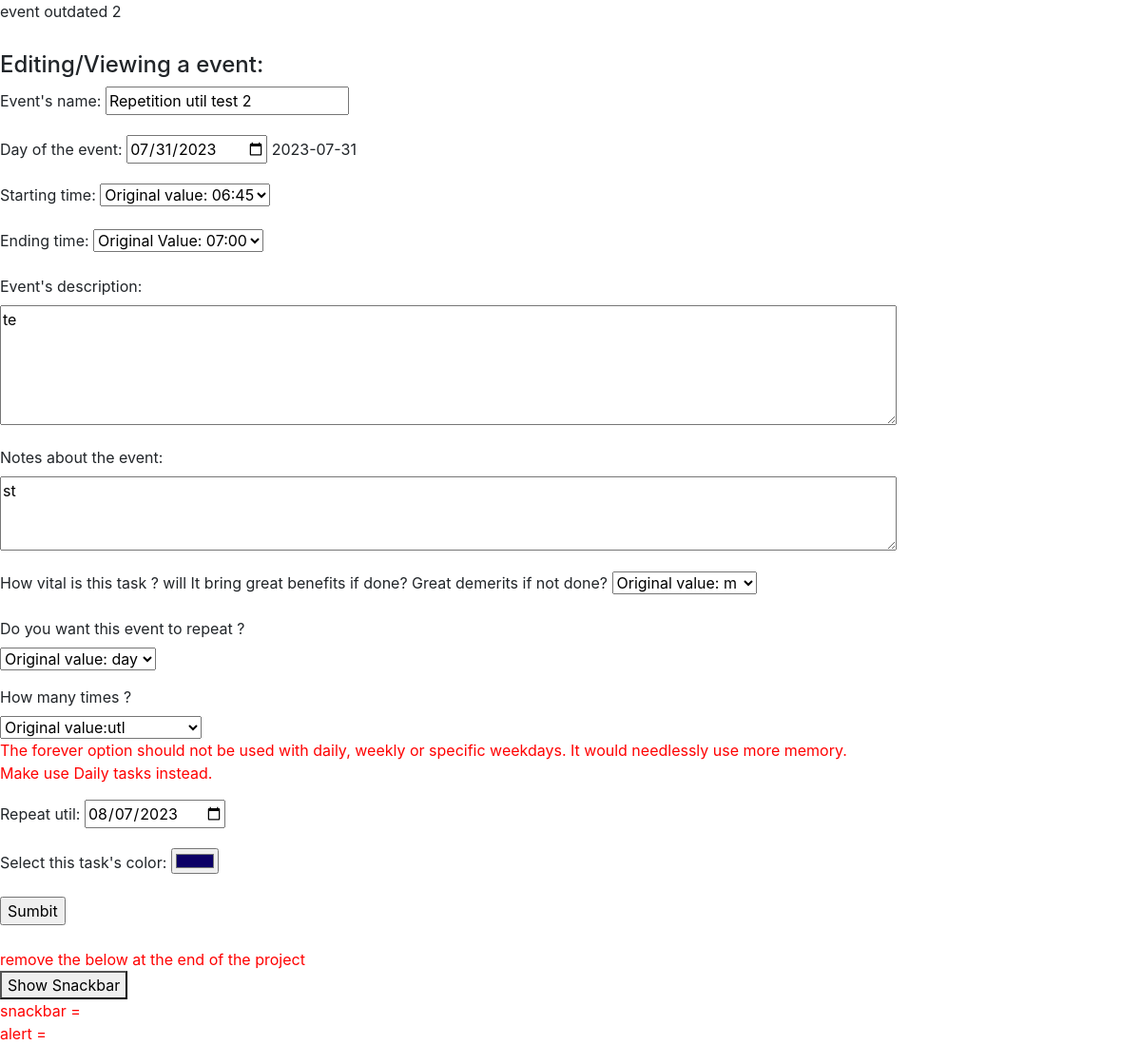
The page /old/53 on the database its author committed.
### appointment/models.py (models this page shows, shortened)
class Event(models.Model):
    title = models.CharField(u"Event's name",max_length=200, unique=True)
    day = models.DateField(u'Day of the event', help_text=u"Format: year-month-day",)
    start_time = models.TimeField(u'Starting time',choices= start_choices)
    end_time = models.TimeField(u'Ending time', choices = end_choices)
    description = models.TextField(u"Event's description",blank=True, null=True)
    notes = models.TextField(u'Textual Notes', help_text=u'Textual Notes', blank=True, null=True)
    importance = models.CharField(u"How vital is this event ? will It bring great benefits if done? Great demerits if not done?",
        max_length=2,
        choices= priority_choices,
        default=medium,
    )
    nvr="nvr"
    dly="day"
    wek="wek"
    mth="mth"
    yea="yea"
    wkd="wkd"
    evd="edv"
    repeat_choices = [
        (nvr, 'never'),
        (dly, 'daily'),
        (wek, 'weekly'),
        (mth, 'monthly'),
        (yea, 'yearly'),
        (wkd, 'specific weekdays'),
    ]
    repeat= models.CharField(u'when to repeat ?',
        max_length=3,
        choices= repeat_choices,
        default=nvr,
    )
    today_weekday = (int(x.strftime('%w')) + int(2))
    repeat_wkd = models.ManyToManyField(
        WeekDay,
        related_name="Todayevent",
        blank=True,
        )
    monday=models.BooleanField(default=False)
    tuesday=models.BooleanField(default=False)
    wednesday=models.BooleanField(default=False)
    thursday=models.BooleanField(default=False)
    friday=models.BooleanField(default=False)
    saturday=models.BooleanField(default=False)
    sunday=models.BooleanField(default=False)
    frv="frv"
    spc="spc"
    utl="utl"
    repeatd_choices = [
        (frv, 'Forever'),
        (spc, 'Specific number of times'),
        (utl, 'Util'),
    ]
    repeatd = models.CharField(u'How many times ?',
        max_length=3,
        choices= repeatd_choices,
        default=frv,
    )
    repeatutil = models.DateField(u'Repeat util', help_text=u"Format: year-month-day",null=True, blank=True)
    repeatnumber = models.IntegerField(u'number of repetitions',default=1)
    color = models.CharField(u"Color in the planner/calendar",max_length= 9,blank=True,null=True)

### appointment/views.py (the view, shortened to what this page needs)
# urls.py: path('old/<int:id>',views.event_outdated, name='event_outdated'),
def event_outdated(request,id):
    error=request.POST or None
    if id == 0:
        event=[]
        thisweekday =""
        start_time=""
        end_time=""
        dateu=""
        date=""
        if request.method == "POST":
            event = forms.eventForm(request.POST or None)
            print(f"form = {event}")
            if event.is_valid():
                event.save()
                event = []
            else:
                event=models.Event()
                event.title = request.POST['title']
                event.day = request.POST['day']
                event.start_time = request.POST['start_time']
                event.end_time = request.POST['end_time']
                event.description = request.POST['description']
                event.notes = request.POST['notes']
                event.repeat = request.POST['repeat']
                print("wkd")
                print((request.POST.getlist('repeat_wkd')))
                wkdlist=(request.POST.getlist('repeat_wkd'))
                event.repeatd = request.POST['repeatd']
                event.repeatutil = request.POST['repeatutil']
                event.repeatnumber = request.POST['repeatnumber']
                event.color=request.POST['color']
                thisweekday=[]
                k = 1
                for d,n in weekday:
                    for x in wkdlist:
                        print(f" n = {n} and x = {x}")
                        if int(n) == int(x):
                            thisweekday.append((d,n,1))
                            k = 0
                            print("added")
                    if k == 1 :
                        thisweekday.append((d,n,0))
                        print("not added")
                    k = 1
                thisweekday = tuple (thisweekday)
                print(f"thisweekday = {thisweekday}")
                print(f"event.day = {event.day}")
                y = event.day
                year = f"{y[0]}{y[1]}{y[2]}{y[3]}"
                month = f"{y[5]}{y[6]}"
                day= f"{y[8]}{y[9]}"
                print(event.day)
                print(f"date {year} - {month} - {day}")
                date=f"{year}-{month}-{day}"
                print(f"date = {date}")
                if event.repeatutil:
                    y = event.repeatutil
                    year = f"{y[0]}{y[1]}{y[2]}{y[3]}"
                    month = f"{y[5]}{y[6]}"
                    day= f"{y[8]}{y[9]}"
                    dateu =f"{year}-{month}-{day}"
                else:
                    dateu=""
                print(f"start_time = {event.start_time}")
                print(f"lengt of start_time = {len(event.start_time)}")
                if len(event.start_time) == 4:
                    y = event.start_time
                    start_time= f'{y[0]}:{y[2]}{y[3]}'
                else:
                    y = event.start_time
                    start_time= f'{y[0]}{y[1]}:{y[3]}{y[4]}'
                if len(event.end_time) == 4:
                    y = event.end_time
                    end_time= f'{y[0]}:{y[2]}{y[3]}'
                else:
                    y = event.end_time
                    end_time= f'{y[0]}{y[1]}:{y[3]}{y[4]}'
                nevent = forms.eventForm(request.POST or None)
                print("something went wrong")
                error = "something went wrong"
        return render(request, "event_outdated2.html",{"event":event,"start":start,"end":end,"error":error,
                    "thisweekday":thisweekday,"start_time":start_time,"end_time":end_time, "dateu":dateu, "date":date,})
    else:
        event=models.Event.objects.get(id=id)
        day=event.day.strftime("%d")
        month=event.day.strftime("%m")
        year=event.day.strftime("%Y")
        date=f"{year}-{month}-{day}"
        if event.repeatutil:
            dateu = f'{event.repeatutil.strftime("%Y")}-{event.repeatutil.strftime("%m")}-{event.repeatutil.strftime("%d")}'
        else:
            dateu=""
        start_time = f'{event.start_time.strftime("%H")}:{event.start_time.strftime("%M")}'
        end_time = f'{event.end_time.strftime("%H")}:{event.end_time.strftime("%M")}'
        nevent = forms.eventForm(request.POST or None)
        if request.method == "GET":
            event=models.Event.objects.get(id=id)
            error = ""
        thisweekday=[]
        k = 1
        for d,n in weekday:
            for x in event.repeat_wkd.all():
                if n == x.id:
                    thisweekday.append((d,n,1))
                    k = 0
            if k == 1 :
                thisweekday.append((d,n,0))
            k = 1
        thisweekday = tuple (thisweekday)
        print(f"This is weekday = {thisweekday}")
        return render(request,"event_outdated2.html",{"start":start,"end":end,"start_time":start_time,
                    "end_time":end_time,"event":event,"date":date,"error":error,"thisweekday":thisweekday,
                     "dateu":dateu,})

### appointment/templates/event_outdated2.html (shortened to what this page needs)
{% extends 'base_calendar.html' %}
{% block content %}
event outdated 2
{% if event.id %}
    <form id="event" style="margin-top: 30px;" action="/event/{{event.id}}" method="post" >
      <h4> Editing/Viewing a event: </h4>
      {% else %}
    <form id="event" style="margin-top: 30px;" action="/event/0" method="post" >
    <h4> Creating a new event: </h4>
    {% endif %}
      <p>
  <label for="id_title">Event's name:</label>
  <input type="text" name="title" maxlength="200" value="{{event.title}}" required="" id="id_title">
</p>
<p>
  <label for="id_day">Day of the event:</label>
  <input type="date" name="day" value="{{date}}"  required="" id="id_day">
  {{date}}
</p>
<p>
  <label for="id_start_time">Starting time:</label>
  <select name="start_time"  required="" id="id_start_time">
    {% if start_time %}
    <option value="{{start_time}}" selected="">Original value: {{start_time}}</option>
    {% else %}
    <option value="" selected="">---------</option>
    {% endif %}
</select>
</p>
<p>
    <label for="id_end_time">Ending time:</label>
    <select name="end_time"  required="" id="id_end_time">
      {% if end_time %}
      <option value="{{end_time}}" selected="">Original Value: {{end_time}}</option>
      {% else %}
      <option value="" selected="">---------</option>
      {% endif %}
</select>
</p>
<p>
  <label for="id_description">Event's description:</label><br>
  <textarea name="description" cols="90" rows="5" id="id_description">{{event.description}}</textarea>
</p>
<p>
  <label for="id_notes">Notes about the event:</label><br>
  <textarea name="notes" cols="90" rows="3" id="id_notes">{{event.notes}}</textarea>
</p>
<p>
  <label for="id_importance">How vital is this task ? will It bring great benefits if done? Great demerits if not done?</label>
  <select name="importance" id="id_importance">
    {% if event.importance %}
    <option value="{{event.importance}}" selected="">Original value: {{event.importance}}</option>
    {% else %}
    <option value="m" selected="">desirable</option>
    {% endif %}
</select>
</p>
<p>
  <label for="id_repeat">Do you want this event to repeat ?</label><br>
  <select name="repeat" id="id_repeat" onchange="rp()">
    {% if event.repeat %}
    <option value="{{event.repeat}}" selected="">Original value: {{event.repeat}}</option>
    {% else %}
    <option value="nvr" selected="">Never</option>
    {% endif %}
</select>
</p>
<p id="R" style="display:none" >
  <label for="id_repeatd">How many times ?</label><br>
  <select name="repeatd" id="id_repeatd" onchange="hm()">
    {% if event.repeatd %}
<option class = "{{event.repeatd}}" =  value="{{event.repeatd}}" selected="" >Original value:{{event.repeatd}}</option>
{% else %}
<option id='fr' value="frv" selected="" >Forever</option>
{% endif %}
</select>
<span id='explanation' style="color:red; display:none ">The forever option should not be used with daily,
  weekly or specific weekdays. It would needlessly use more memory.<br>
  Make use Daily tasks instead. </span>
</p>
<p id ="U"style="display:none">
  <label for="id_repeatutil">Repeat util:</label>
  <input type="date" value="{{dateu}}" name="repeatutil" id="id_repeatutil">
</p>
<p>
  <label for="id_color">Select this task's color:</label>
  <input type="color" name="color" id="id_color" value="{{event.color}}">
</p>
  <input type="submit" value="Sumbit">
      </form>
      {% endblock %}

### rows shown on the page
Event: title "Repetition util test 2", description "te", notes "st", importance "Original value: m", repeat "Original value: day", repeatd "Original value:utl", color "#0c0066"

### other values the page prints
{{ date }} "2023-07-31"
